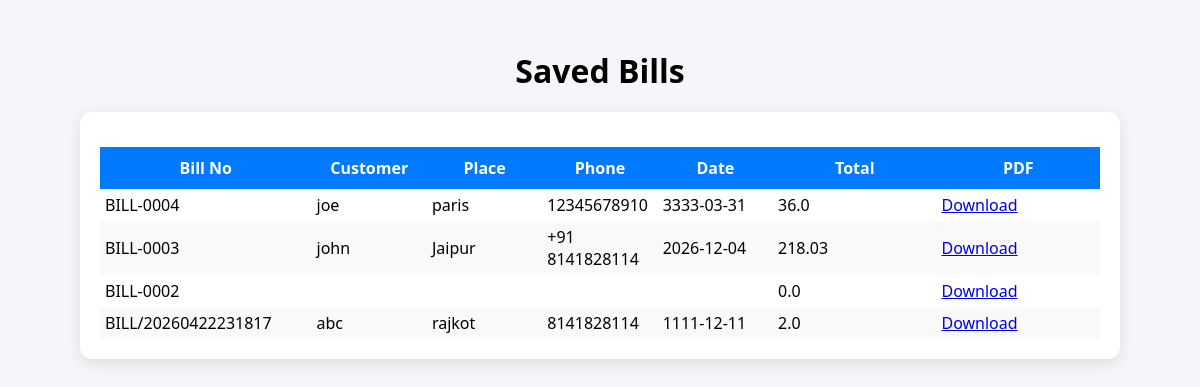
Page /bills on the committed database.
### tables this page shows
CREATE TABLE bills (
        id INTEGER PRIMARY KEY AUTOINCREMENT,
        bill_no TEXT,
        customer_name TEXT,
        place TEXT,
        phone TEXT,
        date TEXT,
        total REAL
    );

### app.py (the view)
@app.route('/bills')
def bills():
    conn = get_db()
    conn.row_factory = sqlite3.Row
    cur = conn.cursor()
    cur.execute("SELECT * FROM bills ORDER BY id DESC")
    data = cur.fetchall()
    conn.close()
    return render_template('bills.html', bills=data)

### app.py (called while the page is built)
def get_db():
    return sqlite3.connect("database.db")

### templates/bills.html (shortened to what this page needs)
<!DOCTYPE html>
<html>
<head>
    <link rel="stylesheet"
    href="{{ url_for('static', filename='css/style.css') }}">
</head>
<body>
<h1 class="title">Saved Bills</h1>
<div class="card">
<table>
    <thead>
        <tr>
            <th>Bill No</th>
            <th>Customer</th>
            <th>Place</th>
            <th>Phone</th>
            <th>Date</th>
            <th>Total</th>
            <th>PDF</th>
        </tr>
    </thead>
    <tbody>
    {% for bill in bills %}
    <tr>
        <td>{{ bill.bill_no }}</td>
        <td>{{ bill.customer_name }}</td>
        <td>{{ bill.place }}</td>
        <td>{{ bill.phone }}</td>
        <td>{{ bill.date }}</td>
        <td>{{ bill.total }}</td>
        <td>
            <a href="/generate_pdf/{{ bill.bill_no }}">
                Download
            </a>
        </td>
    </tr>
    {% endfor %}
    </tbody>
</table>
</div>
</body>
</html>

### static/css/style.css (style rules this page uses)
body { font-family: 'Segoe UI', sans-serif; background: #f4f6f9; padding: 20px; }
.title { text-align: center; margin-bottom: 20px; }
.card { background: white; padding: 20px; border-radius: 12px; max-width: 1000px; margin: auto; box-shadow: 0 4px 15px rgba(0,0,0,0.1); }
table { width: 100%; margin-top: 15px; border-collapse: collapse; table-layout: fixed; }
th:nth-child(1), td:nth-child(1) { width: 20%; }
th:nth-child(2), td:nth-child(2) { width: 10%; }
th:nth-child(3), td:nth-child(3) { width: 10%; }
th:nth-child(4), td:nth-child(4) { width: 10%; }
th:nth-child(5), td:nth-child(5) { width: 10%; }
th:nth-child(6), td:nth-child(6) { width: 15%; }
th:nth-child(7), td:nth-child(7) { width: 15%; }
th { background: #007bff; color: white; padding: 10px; text-align: center; }
td { padding: 5px; }
tr:nth-child(even) { background: #f9f9f9; }
.card { overflow-x: auto; }

### rows in the picture
bills: bill_no "BILL-0004", customer_name "joe", place "paris", phone "12345678910", date "3333-03-31", total "36.0"
bills: bill_no "BILL-0003", customer_name "john", place "Jaipur", phone "+91 8141828114", date "2026-12-04", total "218.03"
bills: bill_no "BILL-0002", total "0.0"
bills: bill_no "BILL/20260422231817", customer_name "abc", place "rajkot", phone "8141828114", date "1111-12-11", total "2.0"
